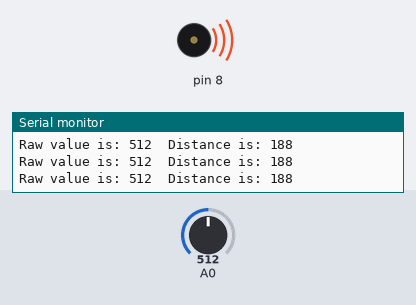
Simulated run of this sketch. Board: Arduino Uno, built with avr-gcc and run on an emulated ATmega328P. Shown: buzzer (waves = sounding), the last lines printed to the serial monitor. The test bench sets the inputs (shaded band); at power-on: A0 = 512.

Above: at 1.2 s.
1.3 s: A0 set to 710
At 1.9 s:
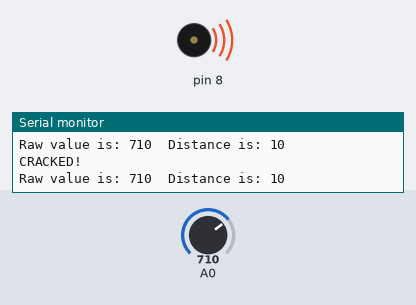
2.9 s: A0 set to 900
At 3.5 s:
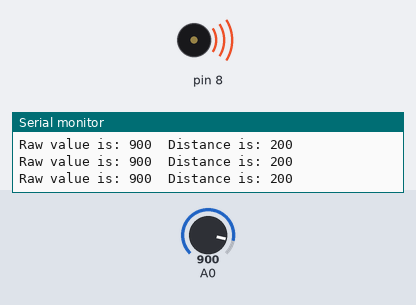
Timing chart, 0 to 5.9 s (numbered marks = the images above; inputs shaded):
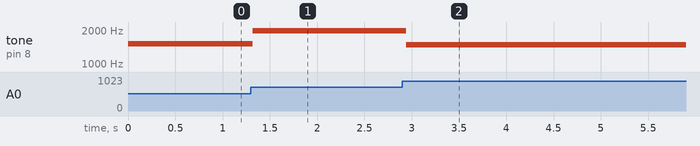

The sketch:

safe_cracker.ino
```cpp
int target = 700;

void setup() {
  Serial.begin(9600);
}

void loop() {
  int raw = analogRead(A0);
  int distance= abs(raw - target);
  int frequency = map(distance, 0, 700, 2000, 200);
  tone(8, frequency);
  Serial.print("Raw value is: ");
  Serial.print(raw);
  Serial.print("  Distance is: ");
  Serial.println(distance);
  if(distance<20){
    Serial.println("CRACKED!");
  }
  delay(50);
}
```

Measured:
- after the input at 1.3 s, tone on pin 8: 1517 Hz → 1975 Hz at once
- after the input at 2.9 s, tone on pin 8: 1975 Hz → 1486 Hz at once
